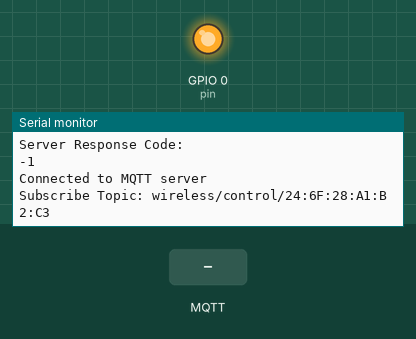
This sketch was run on a simulated ESP8266 (NodeMCU). Parts: output pins drawn as LEDs (lit = HIGH), the last lines printed to the serial monitor. Inputs (shaded band) come from the test bench. WiFi joins after 1.5 s; servers stay silent unless stated; no MQTT or app messages arrive unless stated.

Above: at 3.0 s.
3.1 s: MQTT message "0" arrives on the first subscribed topic
At 3.9 s:
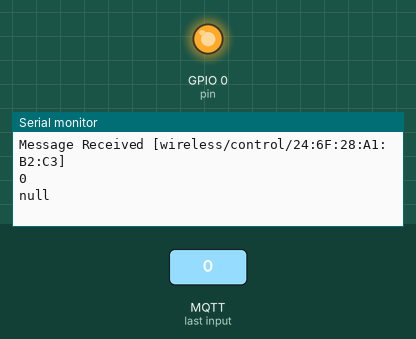
4.6 s: MQTT message "on" arrives on the first subscribed topic
At 5.0 s:
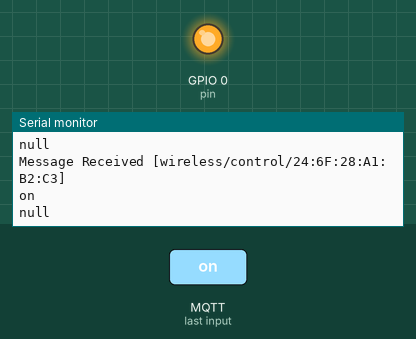
6.1 s: MQTT message "off" arrives on the first subscribed topic
At 7.4 s:
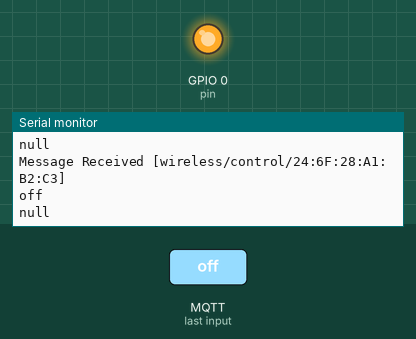

The sketch:

esp01_switch.ino
```cpp
#include "WiFiManagerFunctions.h"
#include <PubSubClient.h>
#include <Ticker.h>
#include <ArduinoJson.h>

// MQTT服务器地址和端口
const char* mqtt_server = "192.168.11.150";
const int mqtt_port = 1883;

const char* mqtt_username = "vtblive_IoT";
const char* mqtt_password = "vtblive@123";

WiFiClient espClient;
PubSubClient mqttClient(espClient);

const char* initialSSID = "VTBLIVE-ConfigAP";  // 初始WiFi名称
const char* initialPassword = "123456Aa";      // 初始WiFi密码

Ticker ticker;

int count;    // Ticker计数用变量
int pin = 0;  // 设置一个变量代表控制继电器开关的GPIO

void setup() {


  Serial.begin(9600);  // 波特率

  //pinMode(LED_BUILTIN, OUTPUT);  // 这里换成变量
  pinMode(pin, OUTPUT);
  digitalWrite(pin, HIGH);  // GPIO0 高电平，断开继电器，作为初始状态

  // Ticker定时对象
  ticker.attach(1, tickerCount);

  // resetWiFiSettings();
  setupWiFi(initialSSID, initialPassword);

  // 等待WiFi连接成功
  while (!isWiFiConnected()) {
    delay(100);
    Serial.println("Waiting for WiFi connection...");
  }

  // 测试
  httpClientRequest();

  mqttClient.setServer(mqtt_server, mqtt_port);
  mqttClient.setCallback(receiveCallback);

  MQTTConnection();
}

void loop() {
  MQTTKeepConnection();
}

void tickerCount() {
  count++;
}

void MQTTConnection() {

  String clientId = "esp8266-" + WiFi.macAddress();
  // 尝试连接MQTT服务器
  if (mqttClient.connect(clientId.c_str(), mqtt_username, mqtt_password)) {
    Serial.println("Connected to MQTT server");
    subscribeTopic();
  } else {
    Serial.println("Failed to connect to MQTT server");
    Serial.println(mqttClient.state());
  }
}

void MQTTKeepConnection() {

  // 保持MQTT连接
  if (mqttClient.connected()) {
    if (count >= 10) {
      publishTopic();
      count = 0;
    }
    mqttClient.loop();
  } else {
    MQTTConnection();
    delay(1000);
  }
}

// 订阅指定主题
void subscribeTopic() {
  // 建立订阅主题
  String topicString = "wireless/control/" + WiFi.macAddress();  // 下行主题，控制端到设备
  char subTopic[topicString.length() + 1];
  strcpy(subTopic, topicString.c_str());

  // 重试订阅直到成功
  while (!mqttClient.subscribe(subTopic)) {
    Serial.println("Subscribe Fail... Retrying");
    delay(1000);  // 等待1秒后重试
  }

  Serial.print("Subscribe Topic: ");
  Serial.println(subTopic);
}

// 发布信息
void publishTopic() {
  // 建立发布主题
  String topicString = "wireless/status/" + WiFi.macAddress();  // 上行主题,设备到控制端

  char publishTopic[topicString.length() + 1];
  strcpy(publishTopic, topicString.c_str());

  // 定时向服务器主题发布当前GPIO0引脚状态
  String state;
  if (digitalRead(0)) {
    state = "{\"state\": false}";  // 高电平断开继电器
  } else {
    state = "{\"state\": true}";  // 低电平吸合继电器
  }

  char publishMsg[state.length() + 1];
  strcpy(publishMsg, state.c_str());

  // 重试发布直到成功
  while (!mqttClient.publish(publishTopic, publishMsg)) {
    Serial.println("Message Publish Failed... Retrying");
    delay(1000);  // 等待1秒后重试
  }

  Serial.print("Publish Topic: ");
  Serial.println(publishTopic);
  Serial.print("Publish message: ");
  Serial.println(publishMsg);
}

// 收到信息后的回调函数
void receiveCallback(char* topic, byte* payload, unsigned int length) {
  Serial.print("Message Received [");
  Serial.print(topic);
  Serial.println("] ");
  // 将获取到的pyte类payload消息转换为String类型的data
  String data = "";
  for (int i = 0; i < length; i++) {
    data = data + (char)payload[i];
  }
  Serial.println(data);

  StaticJsonDocument<200> jsonBuffer;  // 不需要计算大小
  deserializeJson(jsonBuffer, data);
  JsonObject object = jsonBuffer.as<JsonObject>();
  Serial.println(object["switch"].as<String>());

  if (object["switch"].as<String>() == "0") {
    //digitalWrite(LED_BUILTIN, HIGH); // 否则熄灭LED。
    digitalWrite(pin, HIGH);                          // GPIO0 低电平，断开继电器
  } else if (object["switch"].as<String>() == "1") {  // 如果收到的信息为"1"，注意双引号为String，单引号为char
    //digitalWrite(LED_BUILTIN, LOW);  // 则点亮LED。
    digitalWrite(pin, LOW);  // GPIO0 高电平，吸合继电器
  }
}
```

WiFiManagerFunctions.cpp
```cpp
#include "WiFiManagerFunctions.h"

WiFiClient wifiClient;
HttpClient httpClient = HttpClient(wifiClient, SERVER, PORT);
WiFiManager wifiManager;

void setupWiFi(const char* initialSSID, const char* initialPassword) {
  // 初始化串口设置
  Serial.begin(9600);

  // 配置WiFiManager的AP IP
  IPAddress apIP(192, 168, 1, 1);      // AP模式下的IP地址
  IPAddress netMsk(255, 255, 255, 0);  // 子网掩码

  // 设置AP模式下的IP地址和子网掩码
  // WiFi.softAPConfig(apIP, apIP, netMsk);
  wifiManager.setAPStaticIPConfig(apIP, apIP, netMsk);

  // 自动连接WiFi，如果失败，启动配置portal
  if (!wifiManager.autoConnect(initialSSID, initialPassword)) {
    Serial.println("Failed to connect to WiFi. Starting AP mode for configuration.");

    // 显示WiFi配置页面
    wifiManager.startConfigPortal(initialSSID, initialPassword);
  }

  Serial.println("Connected to WiFi!");
  Serial.print("IP address: ");
  Serial.println(WiFi.softAPIP()); // 获取AP模式下的IP地址
}

void resetWiFiSettings() {
  wifiManager.resetSettings();
  Serial.println("WiFi settings have been reset.");
}

void httpClientRequest() {
  // 配置请求地址
  Serial.print("URL: ");
  Serial.println(URL);

  // 启动连接并发送HTTP GET请求
  httpClient.get("/");

  // 获取HTTP响应状态码
  int httpCode = httpClient.responseStatusCode();
  Serial.print("Send GET request to URL: ");
  Serial.println(URL);

  // 如果服务器响应HTTP_CODE_OK(200)则从服务器获取响应体信息并通过串口输出
  // 如果服务器不响应HTTP_CODE_OK(200)则将服务器响应状态码通过串口输出
  if (httpCode == 200) {
    // 使用responseBody函数获取服务器响应体内容
    String responsePayload = httpClient.responseBody();
    Serial.println("Server Response Payload: ");
    Serial.println(responsePayload);
  } else {
    Serial.println("Server Response Code: ");
    Serial.println(httpCode);
  }

  // 关闭ESP8266与服务器连接
  httpClient.stop();
}

bool isWiFiConnected() {
  return WiFi.status() == WL_CONNECTED;
}
```

WiFiManagerFunctions.h
```cpp
#ifndef WIFIMANAGERFUNCTIONS_H
#define WIFIMANAGERFUNCTIONS_H

#include <ESP8266WiFi.h>
#include <ArduinoHttpClient.h>
#include <DNSServer.h>
#include <ESP8266WebServer.h>
#include <WiFiManager.h>

// 测试HTTP请求用的URL。注意网址前面必须添加"http://"
#define URL "http://www.example.com"
#define SERVER "www.example.com"
#define PORT 80

extern WiFiClient wifiClient;
extern HttpClient httpClient;
extern WiFiManager wifiManager;

void setupWiFi(const char* initialSSID, const char* initialPassword);
void resetWiFiSettings();
void httpClientRequest();
bool isWiFiConnected();

#endif // WIFIMANAGERFUNCTIONS_H
```

Measured:
- after the input at 3.1 s, the serial monitor: prints a new line at once (image 1)
- after the input at 4.6 s, the serial monitor: prints a new line at once (image 2)
- after the input at 6.1 s, the serial monitor: prints a new line at once (image 3)
